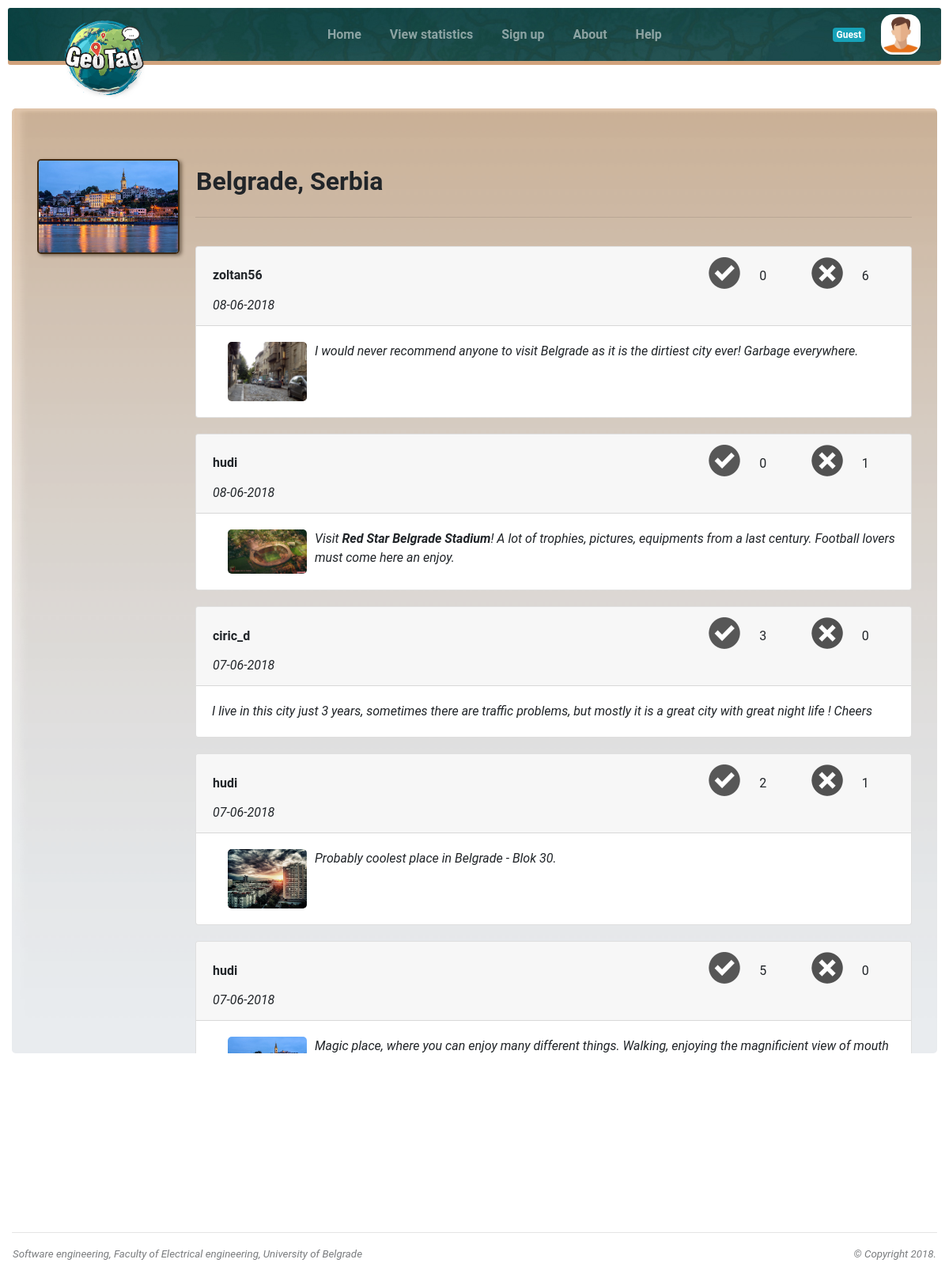
The app's page /Backend/GeoTagBackend/index.php/guest/load_dest/28 with its own data.
### tables this page shows
CREATE TABLE IF NOT EXISTS `destination` (
  `idDest` int(11) NOT NULL AUTO_INCREMENT,
  `name` varchar(40) NOT NULL,
  `longitude` double NOT NULL,
  `latitude` double NOT NULL,
  `pending` tinyint(1) NOT NULL,
  `country` varchar(40) NOT NULL,
  PRIMARY KEY (`idDest`)
);

CREATE TABLE IF NOT EXISTS `review` (
  `idRev` int(11) NOT NULL AUTO_INCREMENT,
  `content` varchar(200) NOT NULL,
  `upCount` int(11) NOT NULL,
  `downCount` int(11) NOT NULL,
  `date` datetime NOT NULL,
  `username` varchar(20) NOT NULL,
  `idImg` int(11) DEFAULT NULL,
  `idDest` int(11) NOT NULL,
  PRIMARY KEY (`idRev`),
  KEY `idImg` (`idImg`),
  KEY `username` (`username`),
  KEY `idDest` (`idDest`)
);

CREATE TABLE IF NOT EXISTS `image` (
  `idImg` int(11) NOT NULL AUTO_INCREMENT,
  `img` varchar(255) NOT NULL,
  PRIMARY KEY (`idImg`)
);

### Backend/GeoTagBackend/application/controllers/Guest.php (called while the page is built, shortened)
<?php
class Guest extends CI_Controller {
    function __construct() {
        $this->load->model("User_model");
        $this->load->model("destination_model");
        $this->load->model("statistic_model");
        $this->load->model("review_model");
    }
?>
<?php
    public function load($page,$data=null) {
?>
<?php
        $data['last_reviews_html'] = $this->review_model->get_html_last_n_reviews();
        $info['page'] = $page;
        $data['is_guest'] = ($this->session->userdata('user') == NULL);
        $this->load->view("templates/guest_header.php", $info);
        $this->load->view($page.".php",$data);
        $this->load->view("templates/footer.php");
    }
    public function load_dest($id){
       $data['dest_name'] = $this->destination_model->get_name($id);
       $data['dest_country'] = $this->destination_model->get_country($id);
       $data['all_reviews_current_destination_html'] = $this->review_model->get_html_all_reviews($id);
       $data['image']=null;
       $data['image']=$this->destination_model->get_image($id);
       $this->load("destination_guest",$data);
    }
}

### Backend/GeoTagBackend/index.php (called while the page is built, shortened)
<?php
require_once BASEPATH.'core/CodeIgniter.php';

### Backend/GeoTagBackend/application/models/Destination_model.php (called while the page is built, shortened)
<?php
class Destination_model extends CI_Model{
    public function get_name($id){
        $query = $this->db->query("select * from destination where idDest=".$id);
        return $query->result()[0]->name;
    }
}

### Backend/GeoTagBackend/application/models/Review_model.php (the view, shortened to what this page needs)
<?php
class Review_model  extends CI_Model{
    public function get_html_all_reviews($destination_id){
        $ret = "";
        $query = $this->db->query("SELECT * from review where idDest=".$destination_id." ORDER BY idRev DESC");
        foreach ($query->result() as $row)
        {
            $image_src=$this->get_img_name($row->idImg);
            if ($image_src!="")
            {
                $rew_img="<img src=\"".base_url()."uploads/".$image_src."\" alt=\"Destination image\" style=\" border-radius:5px;width:100px; margin-left:20px;margin-right:10px\">";
            }else
            {
                $rew_img="";
            }
            $temp_d = new DateTime($row->date);
            $temp_date=$temp_d->format('d-m-Y');
            if ($this->session->userdata('user') == NULL) {
                $ret=$ret." <div class=\"card\" style=\"margin-top:20px;overflow:auto;\">
                            <div class=\"card-header\">
                               <table width=\"100%\">
                                  <tr>
                                    <td width=\"70%\"><strong>$row->username</a> </strong></td>
                                    <td width=\"10%\" align=\"center\" style=\"text-align: center;\"  >
                                            <input disabled  type=\"image\" name=\"submit\" src=\"".base_url()."img/plus-vote-dis.png\" width=\"40px\" border=\"0\" alt=\"Submit\" style=\"\" />
                                    </td>
                                    <td width=\"5%\" align=\"center\" style=\"padding-bottom: 0px; text-align:left\">
                                         ".$row->upCount."
                                    </td>
                                    <td width=\"10%\" align=\"center\" style=\"text-align: center\" >
                                            <input disabled  type=\"image\" name=\"submit\" src=\"".base_url()."img/minus-vote-dis.png\" width=\"40px\" border=\"0\" alt=\"Submit\" style=\"\" />
                                    </td>
                                    <td width=\"5%\" align=\"center\" style=\"padding-bottom: 0px; text-align:left\">
                                        ".$row->downCount."
                                    </td>
                                  </tr>
                                  <tr>
                                    <td><i>".$temp_date."</i></td>
                                  </tr>
                               </table>
                            </div>
                            <div class=\"card-body\" >
                                <div class=\"media\" >
                                    ".$rew_img."
                                    <div class=\"media-body\" style=\"overflow:auto;\">
                                      <i>".$row->content."</i>
                                    </div>
                                </div>
                            </div>
                        </div>";
            }
        }
        return $ret;
    }
    public function get_img_name($id) {
        $this->db->where('idImg', $id);
        $row = $this->db->get('image')->row();
        if ($row != null)
            return $row->img;
        else {
            return "";
        }
    }
}

### Backend/GeoTagBackend/application/views/templates/guest_header.php (shortened to what this page needs)
<!DOCTYPE html>
<html lang="en">
	<head>
		<link rel="stylesheet" href="https://maxcdn.bootstrapcdn.com/bootstrap/4.0.0/css/bootstrap.min.css">
		<link type="text/css" rel="stylesheet" href="<?php echo base_url()?>css/mystyle.css" />
	</head>
	<body >
		<nav class="stroke navbar navbar-expand-md navbar-dark" style="background-image: url('<?php echo base_url()?>img/header.jpg'); margin:10px;margin-bottom:60px; border-radius: 3px">
			<a class="navbar-brand" href="<?php echo base_url()?>index.php/guest/load/guest_home" style="height:50px; margin-left:50px">
					<img src="<?php echo base_url()?>img/logo.png" alt="logo" align=left style="width:110px;">
			</a>
			<div class="collapse navbar-collapse" style="text-align:right" id="collapsibleNavbar">
				<ul class="navbar-nav mx-auto">
					<li class="nav-item">
						<a class="nav-link <?php if ($page == 'guest_home') echo "active"; ?>" href="<?php echo base_url()?>index.php/guest/load/guest_home">Home</a>
					</li>
					<li class="nav-item">
						<a class="nav-link <?php if ($page == 'guest_statistics') echo "active"; ?>" href="<?php echo base_url()?>index.php/guest/getStatistics">View statistics</a>
					</li>
					<li class="nav-item">
						<a class="nav-link <?php if ($page == 'index.php') echo "active"; ?>" href="<?php echo base_url()?>">Sign up</a>
					</li>
					<li class="nav-item">
						<a class="nav-link <?php if ($page == 'guest_about') echo "active"; ?>" href="<?php echo base_url()?>index.php/guest/load/guest_about">About</a>
					</li>
					<li class="nav-item">
						<a class="nav-link <?php if ($page == 'guest_help') echo "active"; ?>" href="<?php echo base_url()?>index.php/guest/load/guest_help">Help</a>
					</li>
				</ul>
				<span id="tip_korisnika" class="badge badge-info">Guest</span>
				<img id="slika_korisnika" class="rounded_circle_header"  src="<?php echo base_url()?>img/avatar.png" style="width:50px; margin-left:20px;margin-right:10px">
			</div>
		</nav>

### Backend/GeoTagBackend/application/views/destination_guest.php
<div class="container-fluid">
<div class="row">
   <div class="col-12">
      <div class="jumbotron" style="background-size:cover; background-image: url('<?php echo base_url(); ?>img/brown-gradient.png'); height:85%; overflow:auto;">
         <div class="media">
            <img src="<?php if ($image==null) echo base_url().'img/destination-icon.png'; else echo $image; ?>" width="180" style="margin-right:20px;border: 2px solid #3f2a14; border-radius:5px; box-shadow: 3px 2px 4px rgba(43,29,14, .5);">
            <br>
            <div class="media-body" style="overflow:auto;">
                <table>
                    <tr>
                        <td style="width: 100%">
                            <h2 class="mt-2">
                                <strong>
                                    <?php echo $dest_name.", ".$dest_country ?>
                                </strong>
                            </h2>
                        </td>
                    </tr>
                </table>
               <hr>
               <div style="width: 100%;height:80%;overflow:auto;marign-bottom:10px;">
                     <?php echo $all_reviews_current_destination_html; ?>
               </div>
            </div>
         </div>
         <br><br>
      </div>
   </div>
</div>

### Backend/GeoTagBackend/application/views/templates/footer.php (shortened to what this page needs)
<hr>
				<footer>
						<table width="100%">
								<tr>
									<td align="left">
										<i>Software engineering, Faculty of Electrical engineering, University of Belgrade</i>
									</td>
									<td align="right">
										<i>&copy; Copyright 2018.</i>
									</td>
								</tr>
						</table>
						<br>
				</footer>
				</div>
</body>
</html>

### Backend/GeoTagBackend/css/mystyle.css (style rules this page uses)
body { font-family: 'Roboto', sans-serif; padding: 0; margin: 0; }
html, body { height: 100%; margin: 0; padding: 0; }
footer { font-size:10pt; opacity: 0.6; }
.collapse.navbar-collapse { font-weight: 600 !important; }
.rounded_circle_header { border-radius: 30%; }
nav { padding: 50px 0; box-shadow: 0px 5px 0px #d1a27b; }
nav ul { list-style: none; text-align: center; }
nav ul li { display: inline-block; }
nav ul li a { border-width: 2px; display: block; padding: 15px; text-decoration: none; color: white; font-size:12pt; margin: 0 10px; }
nav ul li a, nav ul li a:after, nav ul li a:before { transition: all .5s; }
nav.stroke ul li a, nav.fill ul li a { position: relative; }
nav.stroke ul li a:after, nav.fill ul li a:after { position: absolute; bottom: 0; left: 0; right: 1; margin: auto; width: 0%; content: '.'; color: transparent; background: #ffcc99; height: 1px; }

### records on screen
destination: name "Belgrade", country "Serbia"
review: username "zoltan56", upCount "0", downCount "6", date "08-06-2018", idImg.img (picture), content "I would never recommend anyone to visit Belgrade as it is the dirtiest city ever! Garbage everywhere."
review: username "hudi", upCount "0", downCount "1", date "08-06-2018", idImg.img (picture), content "Visit Red Star Belgrade Stadium ! A lot of trophies, pictures, equipments from a last century. Football lovers must come here an enjoy."
review: username "ciric_d", upCount "3", downCount "0", date "07-06-2018", content "I live in this city just 3 years, sometimes there are traffic problems, but mostly it is a great city with great night life ! Cheers"
review: username "hudi", upCount "2", downCount "1", date "07-06-2018", idImg.img (picture), content "Probably coolest place in Belgrade - Blok 30."
review: username "hudi", upCount "5", downCount "0", date "07-06-2018", idImg.img (picture), content "Magic place, where you can enjoy many different things. Walking, enjoying the magnificient view of mouth…"
